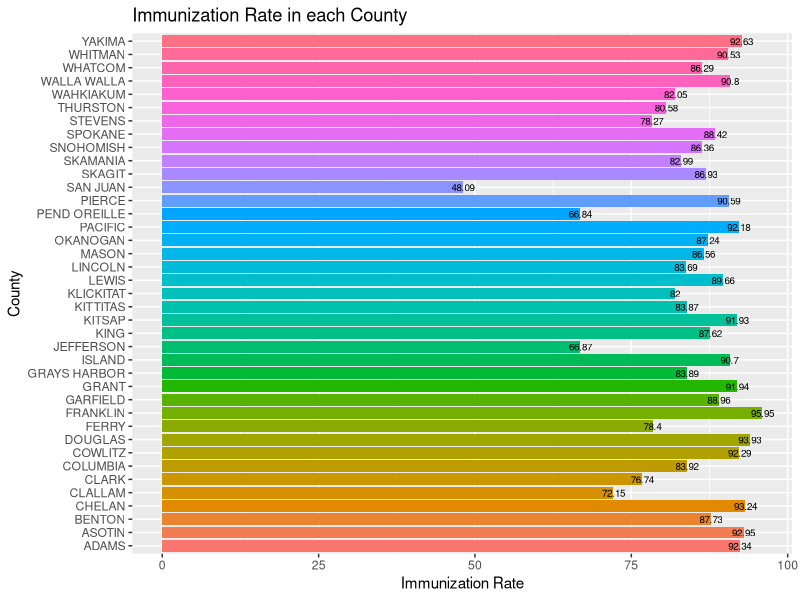

Recreate this plot in R.
library(tidyr)
library(dplyr)
library(ggplot2)

data <- read.csv(
  "../data/immunization_2017.csv",
  stringsAsFactors = FALSE
)

# Filter data to columns used 
data <- filter(data, Reported == "Y") %>%
  select(-Reported, -School_Name, -School_year, -ESD, -Grade_Levels,
         -Has_kindergarten, -Has_6thGrade, -Location.1, -contains("Percent"))

# County statistics (data frame and plot)
counties_data <- select(data, -School_District, -County) %>%
  aggregate(list(data$County), sum) %>%
  mutate(Immunization_Percentage = (Number_complete_for_all_immunizations/K_12_enrollment) * 100)
colnames(counties_data)[1] <- "County"
counties_plot <- ggplot(counties_data) + 
  geom_bar(mapping = aes(x = County, y = Immunization_Percentage, fill = County), stat = "identity",
           show.legend = FALSE) + 
  geom_text(mapping = aes(x = County, y = Immunization_Percentage,
                          label = signif(Immunization_Percentage, digits = 4)), size = 2.5) +
  labs(title = "Immunization Rate in each County", y = "Immunization Rate") +
  coord_flip()
counties_plot